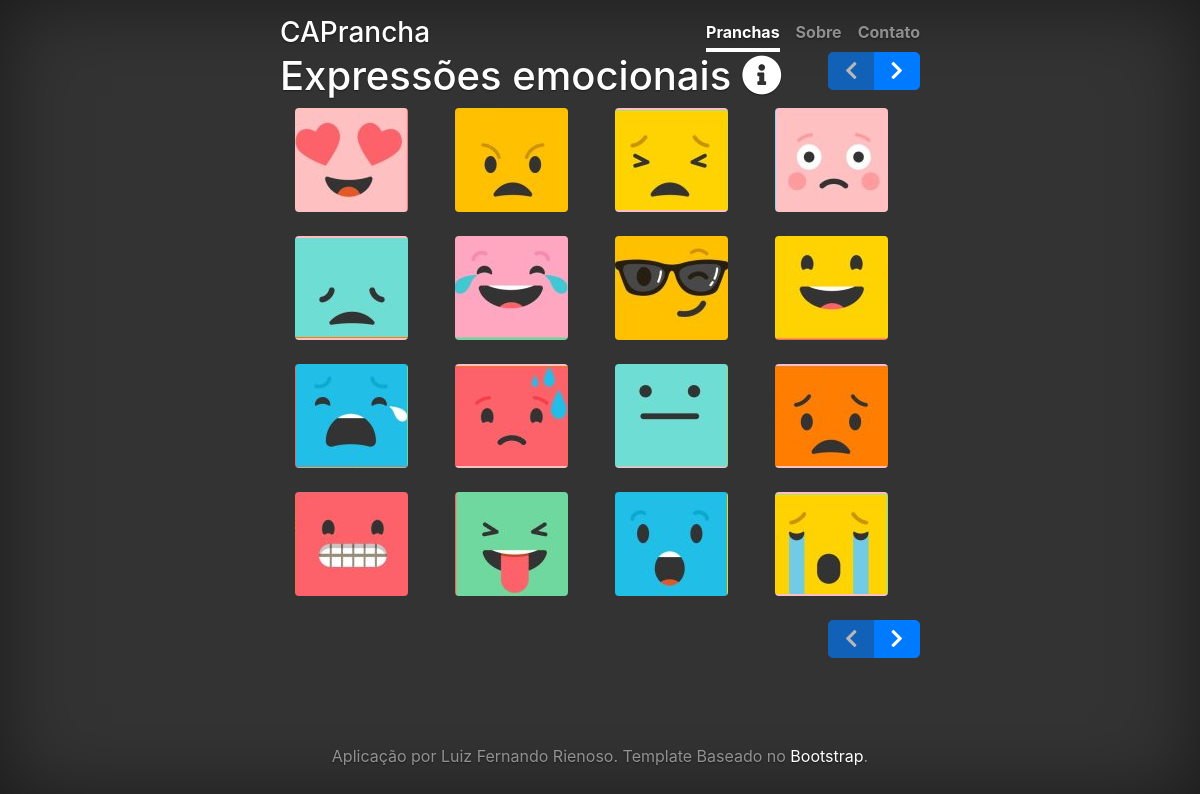
The page / on the database its author committed.
### board/models.py (models this page shows)
class Board(models.Model):
    user = models.ForeignKey(User)
    nome = models.CharField(max_length=200)
    slug = models.SlugField(max_length=200, blank=True, unique=True)
    descricao = models.TextField()
    data_criacao = models.DateTimeField('Submetido', default=timezone.now())
    pub_date = models.DateTimeField('Publicado', default=timezone.now())
    data_ultima_modificacao = models.DateTimeField('Modificado', default=timezone.now())
    publicado = models.BooleanField('Publicado?', default=True)

class MediaProjeto(models.Model):
    board = models.ForeignKey(Board)
    arquivo =  models.FileField(upload_to='media/upload_user', storage=upload_storage, default="media/none.jpg")
    link_site = models.CharField(max_length=1000, blank=True)
    significado = models.CharField(max_length=255, blank=False)
    data_criacao = models.DateTimeField('Submetido', default=timezone.now())
    ordem = models.IntegerField('Ordem', blank=False, default=-1)

### board/views.py (the view)
# urls.py: url(r'^$', views.IndexView.as_view(), name='index'),
class IndexView(generic.ListView):
    template_name = 'boards.html'
    context_object_name = 'board'
    def get_queryset(self):
        pranchas = Board.objects.all().order_by('id').filter(publicado=True)
        p = Paginator(pranchas, 1)
        return {
                'prancha' : p.page(1),
                }

### board/templates/boards.html (shortened to what this page needs)
{% extends "base.html" %}
{% load staticfiles %}
{% block main %}
{% for p in  board.prancha.object_list %}
<div class="btn-group btn-group-lg float-right" role="group"
	aria-label="Basic example">
	{% if board.prancha.has_previous %}
	<button type="button" class="btn btn-primary" onclick="paginacao({{board.prancha.previous_page_number}});">
		<i class="fas fa-chevron-left"></i>
	</button>
	{% else %}
	<button type="button" class="btn btn-primary" disabled>
		<i class="fas fa-chevron-left"></i>
	</button>
	{% endif %}
	{% if board.prancha.has_next %}
	<button type="button" class="btn btn-primary" onclick="paginacao({{board.prancha.next_page_number}});">
		<i class="fas fa-chevron-right"></i>
	</button>
	{% else %}
	<button type="button" class="btn btn-primary" disabled>
		<i class="fas fa-chevron-right"></i>
	</button>
	{% endif %}
</div>
<h1 class="cover-heading extra-c">
	 {{p.nome}} <i class="fas fa-info-circle"
		data-toggle="tooltip" data-placement="bottom"
		title="{{p.descricao}}"></i>
</h1>
<div class="container">
	<div class="row">
		{% for imagem in p.mediaprojeto_set.all %}
			{% if forloop.counter0|divisibleby:4 %}
			</div>
			<div class="row">
			{% endif %}
			<div class="col-sm">
				<img src="{% static imagem.arquivo %}" class="rounded img-fluid d-block mb-4 fas fa-info-circle"
					 data-sig="{{imagem.significado}}" data-toggle="tooltip" data-placement="bottom"
					 alt="{{imagem.significado}}" title="{{imagem.significado}}" />
			</div>
		{% endfor %}
	</div>
</div>
<div class="btn-group btn-group-lg float-right" role="group"
	aria-label="Basic example">
	{% if board.prancha.has_previous %}
	<button type="button" class="btn btn-primary" onclick="paginacao({{board.prancha.previous_page_number}});">
		<i class="fas fa-chevron-left"></i>
	</button>
	{% else %}
	<button type="button" class="btn btn-primary" disabled>
		<i class="fas fa-chevron-left"></i>
	</button>
	{% endif %}
	{% if board.prancha.has_next %}
	<button type="button" class="btn btn-primary" onclick="paginacao({{board.prancha.next_page_number}});">
		<i class="fas fa-chevron-right"></i>
	</button>
	{% else %}
	<button type="button" class="btn btn-primary" disabled>
		<i class="fas fa-chevron-right"></i>
	</button>
	{% endif %}
</div>
{% endfor %}
{% endblock %}

### templates/base.html (shortened to what this page needs)
﻿{% load staticfiles %}
<!doctype html>
<html lang="pt-br">
  <head>
	<link href="{% static 'css/web-fonts-with-css/css/fontawesome-all.css' %}" rel="stylesheet">
    <link href="{% static 'css/bootstrap.min.css' %}" rel="stylesheet">
    <link href="{% static 'css/cover.css' %}" rel="stylesheet">
  </head>
  <body>
	<div class="cover-container d-flex w-100 h-100 p-3 mx-auto flex-column">
		<header class="masthead mb-auto">
        <div class="inner">
          <h3 class="masthead-brand">CAPrancha</h3>
          <nav class="nav nav-masthead justify-content-center">
            <a class="nav-link active" href="#">Pranchas</a>
            <a class="nav-link" href="#">Sobre</a>
            <a class="nav-link" href="#">Contato</a>
          </nav>
        </div>
      </header>
		<main role="main" class="w-100 h-100">
		{% block main %}
		{% endblock %}
        </main>
		<footer class="mastfoot mt-auto text-center">
			<div class="inner">
			  <p>Aplicação por Luiz Fernando Rienoso. Template Baseado no <a href="https://getbootstrap.com/">Bootstrap</a>.</p>
			</div>
		</footer>
	</div>
  </body>
</html>

### static/css/cover.css (style rules this page uses)
a, a:focus, a:hover { color: #fff; }
html, body { height: 100%; background-color: #333; }
body { display: -ms-flexbox; display: flex; color: #fff; text-shadow: 0 .05rem .1rem rgba(0, 0, 0, .5); box-shadow: inset 0 0 5rem rgba(0, 0, 0, .5); }
.cover-container { max-width: 42em; }
.masthead { margin-bottom: 2rem; }
.masthead-brand { margin-bottom: 0; }
.nav-masthead .nav-link { padding: .25rem 0; font-weight: 700; color: rgba(255, 255, 255, .5); background-color: transparent; border-bottom: .25rem solid transparent; }
.nav-masthead .nav-link + .nav-link { margin-left: 1rem; }
.nav-masthead .active { color: #fff; border-bottom-color: #fff; }
@media (min-width: 48em) { .masthead-brand { float: left; } }
@media (min-width: 48em) { .nav-masthead { float: right; } }
.mastfoot { color: rgba(255, 255, 255, .5); }

### rows shown on the page
Board: nome "Expressões emocionais"
MediaProjeto: arquivo (picture)
MediaProjeto: arquivo+significado (picture)
MediaProjeto: arquivo+significado (picture)
MediaProjeto: arquivo+significado (picture)
MediaProjeto: arquivo+significado (picture)
MediaProjeto: arquivo+significado (picture)
MediaProjeto: arquivo (picture)
MediaProjeto: arquivo+significado (picture)
MediaProjeto: arquivo+significado (picture)
MediaProjeto: arquivo+significado (picture)
MediaProjeto: arquivo+significado (picture)
MediaProjeto: arquivo+significado (picture)
MediaProjeto: arquivo+significado (picture)
MediaProjeto: arquivo+significado (picture)
MediaProjeto: arquivo+significado (picture)
MediaProjeto: arquivo+significado (picture)
